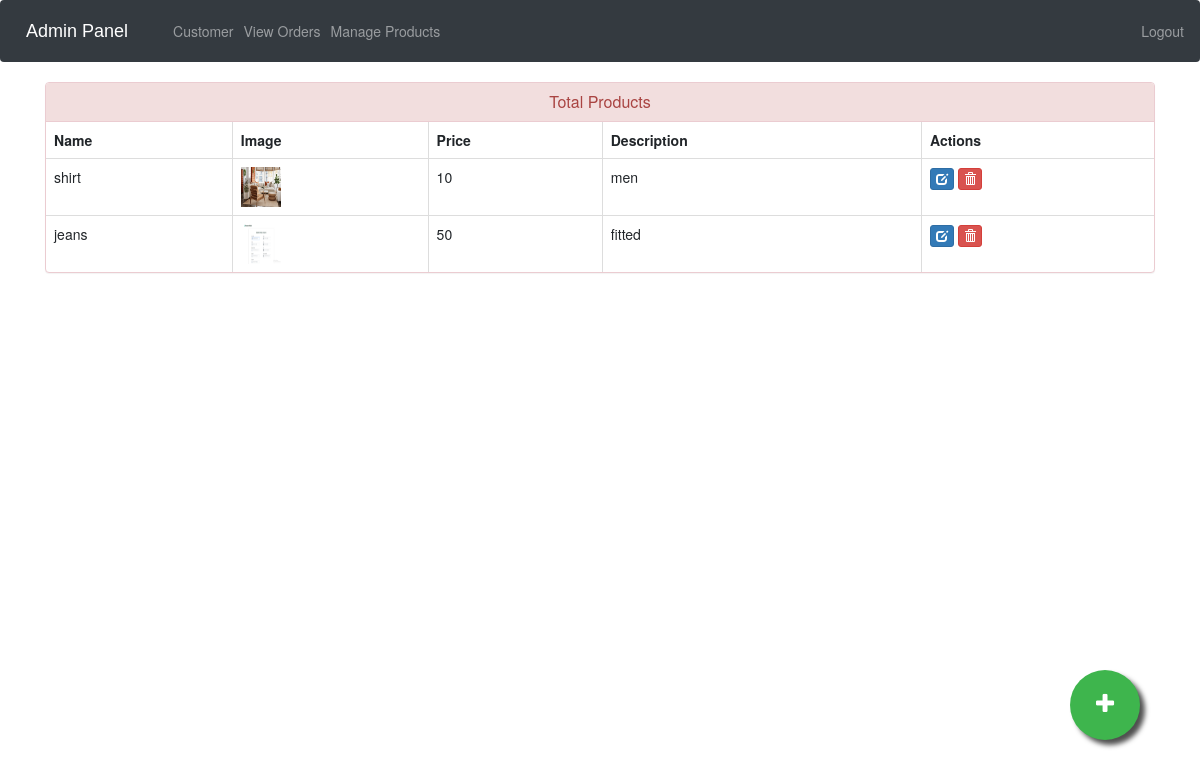
The page /admin-products (signed in) on the database as committed earlier.
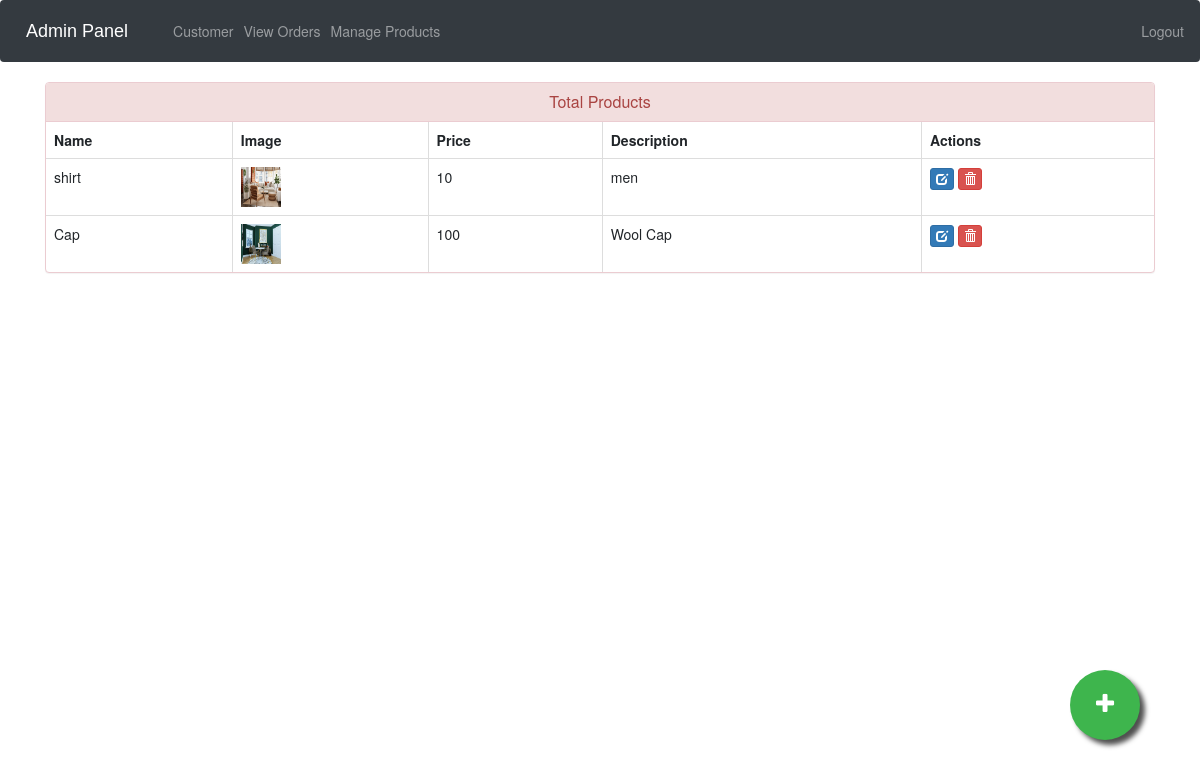
The same page on the database as committed later.
### ecom/models.py (models this page shows, shortened)
class Product(models.Model):
    name=models.CharField(max_length=40)
    product_image= models.ImageField(upload_to='product_image/',null=True,blank=True)
    price = models.PositiveIntegerField()
    description=models.CharField(max_length=40)

### ecom/views.py (the view)
# urls.py: path('admin-products', views.admin_products_view,name='admin-products'),
@login_required(login_url='adminlogin')
def admin_products_view(request):
    products=models.Product.objects.all()
    return render(request,'ecom/admin_products.html',{'products':products})

### templates/ecom/admin_products.html (shortened to what this page needs)
{% extends 'ecom/admin_base.html' %}
{% load static %}
{% block content %}
<head>
  <link href="//netdna.bootstrapcdn.com/bootstrap/3.0.0/css/bootstrap.min.css" rel="stylesheet" id="bootstrap-css">
</head>
<div class="container">
  <div class="panel panel-danger">
    <div class="panel-heading">
      <h6 class="panel-title">Total Products</h6>
    </div>
    <table class="table table-hover table-bordered" id="dev-table">
      <thead>
        <tr>
          <th>Name</th>
          <th>Image</th>
          <th>Price</th>
          <th>Description</th>
          <th>Actions</th>
        </tr>
      </thead>
      {% for p in products %}
  {% if p %}
      <tr>
        <td> {{p.name}}</td>
        <td> <img src="{% static p.product_image.url %}" alt="Profile Pic" height="40px" width="40px" /></td>
        <td>{{p.price}}</td>
        <td>{{p.description}}</td>
        <td><a class="btn btn-primary btn-xs" href="{% url 'update-product' p.id  %}"><span class="glyphicon glyphicon-edit"></span></a>
          <a class="btn btn-danger btn-xs" href="{% url 'delete-product' p.id  %}"><span class="glyphicon glyphicon-trash"></span></a></td>
      </tr>
      {%else%}
      <br><br><br>
      <h1>No Products!!</h1>
      {% endif %}
      {% endfor %}
    </table>
  </div>
</div>
<a href="/admin-add-product" class="float">
<i class="fa fa-plus my-float"></i>
</a>
{% endblock content %}

Rows that differ between the two databases and show on the page:
removed Product: name "jeans", product_image (picture), price "50", description "fitted"
added Product: name "Cap", product_image (picture), price "100", description "Wool Cap"
